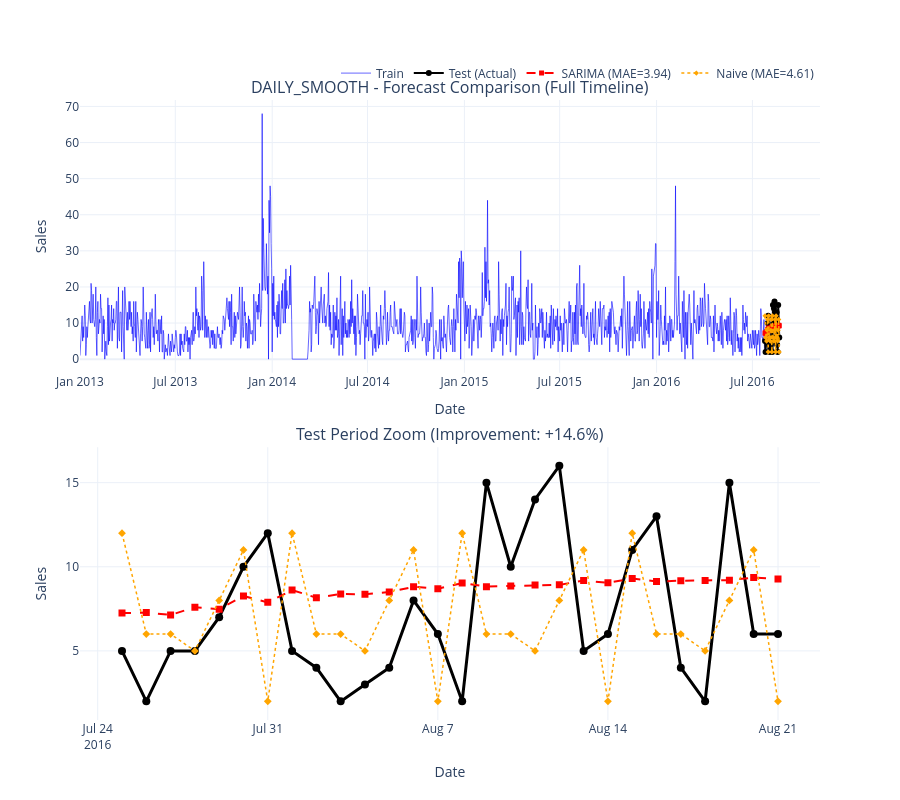
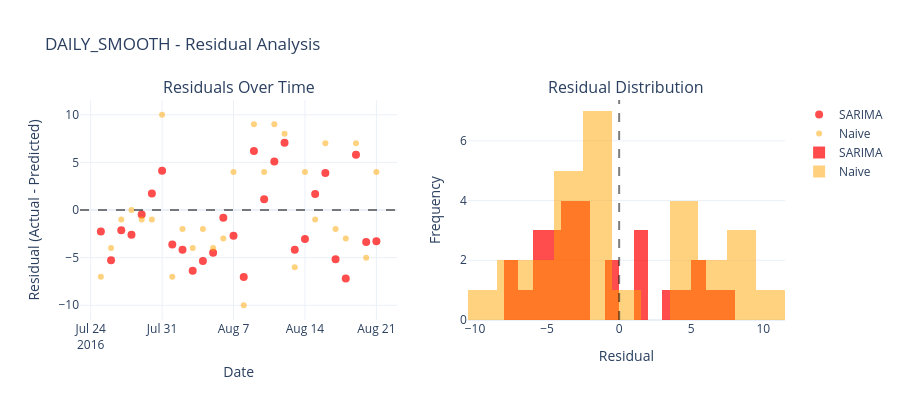

Notebook code cell kept with these figures, in order:
### Code cell
result_daily_smooth = run_baseline_plotly(
    df=daily_smooth_clean,
    pattern="daily_smooth",
    store=ITEMS_TO_MODEL["daily_smooth"]["store"],
    item=ITEMS_TO_MODEL["daily_smooth"]["item"],
    freq="D",
    season_length=7,
    test_weeks=TEST_WEEKS_DAILY,
)

### Figure 1 — Plotly figure (JSON) as saved in the notebook; plotly's stock layout.template omitted (floating-point values rounded to 4 significant figures; data arrays with more than 128 entries replaced by an {"elided": "..."} marker saying what was removed)
{"data": [{"hovertemplate": "Train<br>Date: %{x}<br>Sales: %{y:.2f}<extra></extra>", "line": {"color": "blue", "width": 1}, "mode": "lines", "name": "Train", "opacity": 0.6, "type": "scatter", "x": {"elided": "1301 str values"}, "xaxis": "x", "y": {"elided": "1301 float values"}, "yaxis": "y"}, {"hovertemplate": "Actual<br>Date: %{x}<br>Sales: %{y:.2f}<extra></extra>", "line": {"color": "black", "width": 2}, "marker": {"size": 6}, "mode": "lines+markers", "name": "Test (Actual)", "type": "scatter", "x": ["2016-07-25T00:00:00", "2016-07-26T00:00:00", "2016-07-27T00:00:00", "2016-07-28T00:00:00", "2016-07-29T00:00:00", "2016-07-30T00:00:00", "2016-07-31T00:00:00", "2016-08-01T00:00:00", "2016-08-02T00:00:00", "2016-08-03T00:00:00", "2016-08-04T00:00:00", "2016-08-05T00:00:00", "2016-08-06T00:00:00", "2016-08-07T00:00:00", "2016-08-08T00:00:00", "2016-08-09T00:00:00", "2016-08-10T00:00:00", "2016-08-11T00:00:00", "2016-08-12T00:00:00", "2016-08-13T00:00:00", "2016-08-14T00:00:00", "2016-08-15T00:00:00", "2016-08-16T00:00:00", "2016-08-17T00:00:00", "2016-08-18T00:00:00", "2016-08-19T00:00:00", "2016-08-20T00:00:00", "2016-08-21T00:00:00"], "xaxis": "x", "y": [5.0, 2.0, 5.0, 5.0, 7.0, 10.0, 12.0, 5.0, 4.0, 2.0, 3.0, 4.0, 8.0, 6.0, 2.0, 15.0, 10.0, 14.0, 16.0, 5.0, 6.0, 11.0, 13.0, 4.0, 2.0, 15.0, 6.0, 6.0], "yaxis": "y"}, {"hovertemplate": "SARIMA<br>Date: %{x}<br>Forecast: %{y:.2f}<extra></extra>", "line": {"color": "red", "dash": "dash", "width": 2}, "marker": {"size": 5, "symbol": "square"}, "mode": "lines+markers", "name": "SARIMA (MAE=3.94)", "type": "scatter", "x": ["2016-07-25T00:00:00", "2016-07-26T00:00:00", "2016-07-27T00:00:00", "2016-07-28T00:00:00", "2016-07-29T00:00:00", "2016-07-30T00:00:00", "2016-07-31T00:00:00", "2016-08-01T00:00:00", "2016-08-02T00:00:00", "2016-08-03T00:00:00", "2016-08-04T00:00:00", "2016-08-05T00:00:00", "2016-08-06T00:00:00", "2016-08-07T00:00:00", "2016-08-08T00:00:00", "2016-08-09T00:00:00", "2016-08-10T00:00:00", "2016-08-11T00:00:00", "2016-08-12T00:00:00", "2016-08-13T00:00:00", "2016-08-14T00:00:00", "2016-08-15T00:00:00", "2016-08-16T00:00:00", "2016-08-17T00:00:00", "2016-08-18T00:00:00", "2016-08-19T00:00:00", "2016-08-20T00:00:00", "2016-08-21T00:00:00"], "xaxis": "x", "y": [7.248, 7.277, 7.135, 7.597, 7.477, 8.267, 7.884, 8.616, 8.16, 8.381, 8.367, 8.499, 8.809, 8.692, 9.032, 8.818, 8.859, 8.913, 8.928, 9.18, 9.048, 9.308, 9.126, 9.172, 9.183, 9.205, 9.359, 9.277], "yaxis": "y"}, {"hovertemplate": "Naive<br>Date: %{x}<br>Forecast: %{y:.2f}<extra></extra>", "line": {"color": "orange", "dash": "dot", "width": 1.5}, "marker": {"size": 4, "symbol": "diamond"}, "mode": "lines+markers", "name": "Naive (MAE=4.61)", "type": "scatter", "x": ["2016-07-25T00:00:00", "2016-07-26T00:00:00", "2016-07-27T00:00:00", "2016-07-28T00:00:00", "2016-07-29T00:00:00", "2016-07-30T00:00:00", "2016-07-31T00:00:00", "2016-08-01T00:00:00", "2016-08-02T00:00:00", "2016-08-03T00:00:00", "2016-08-04T00:00:00", "2016-08-05T00:00:00", "2016-08-06T00:00:00", "2016-08-07T00:00:00", "2016-08-08T00:00:00", "2016-08-09T00:00:00", "2016-08-10T00:00:00", "2016-08-11T00:00:00", "2016-08-12T00:00:00", "2016-08-13T00:00:00", "2016-08-14T00:00:00", "2016-08-15T00:00:00", "2016-08-16T00:00:00", "2016-08-17T00:00:00", "2016-08-18T00:00:00", "2016-08-19T00:00:00", "2016-08-20T00:00:00", "2016-08-21T00:00:00"], "xaxis": "x", "y": [12.0, 6.0, 6.0, 5.0, 8.0, 11.0, 2.0, 12.0, 6.0, 6.0, 5.0, 8.0, 11.0, 2.0, 12.0, 6.0, 6.0, 5.0, 8.0, 11.0, 2.0, 12.0, 6.0, 6.0, 5.0, 8.0, 11.0, 2.0], "yaxis": "y"}, {"hovertemplate": "Actual<br>Date: %{x}<br>Sales: %{y:.2f}<extra></extra>", "line": {"color": "black", "width": 3}, "marker": {"size": 8}, "mode": "lines+markers", "name": "Actual", "showlegend": false, "type": "scatter", "x": ["2016-07-25T00:00:00", "2016-07-26T00:00:00", "2016-07-27T00:00:00", "2016-07-28T00:00:00", "2016-07-29T00:00:00", "2016-07-30T00:00:00", "2016-07-31T00:00:00", "2016-08-01T00:00:00", "2016-08-02T00:00:00", "2016-08-03T00:00:00", "2016-08-04T00:00:00", "2016-08-05T00:00:00", "2016-08-06T00:00:00", "2016-08-07T00:00:00", "2016-08-08T00:00:00", "2016-08-09T00:00:00", "2016-08-10T00:00:00", "2016-08-11T00:00:00", "2016-08-12T00:00:00", "2016-08-13T00:00:00", "2016-08-14T00:00:00", "2016-08-15T00:00:00", "2016-08-16T00:00:00", "2016-08-17T00:00:00", "2016-08-18T00:00:00", "2016-08-19T00:00:00", "2016-08-20T00:00:00", "2016-08-21T00:00:00"], "xaxis": "x2", "y": [5.0, 2.0, 5.0, 5.0, 7.0, 10.0, 12.0, 5.0, 4.0, 2.0, 3.0, 4.0, 8.0, 6.0, 2.0, 15.0, 10.0, 14.0, 16.0, 5.0, 6.0, 11.0, 13.0, 4.0, 2.0, 15.0, 6.0, 6.0], "yaxis": "y2"}, {"hovertemplate": "SARIMA<br>Date: %{x}<br>Forecast: %{y:.2f}<extra></extra>", "line": {"color": "red", "dash": "dash", "width": 2}, "marker": {"size": 7, "symbol": "square"}, "mode": "lines+markers", "name": "SARIMA", "showlegend": false, "type": "scatter", "x": ["2016-07-25T00:00:00", "2016-07-26T00:00:00", "2016-07-27T00:00:00", "2016-07-28T00:00:00", "2016-07-29T00:00:00", "2016-07-30T00:00:00", "2016-07-31T00:00:00", "2016-08-01T00:00:00", "2016-08-02T00:00:00", "2016-08-03T00:00:00", "2016-08-04T00:00:00", "2016-08-05T00:00:00", "2016-08-06T00:00:00", "2016-08-07T00:00:00", "2016-08-08T00:00:00", "2016-08-09T00:00:00", "2016-08-10T00:00:00", "2016-08-11T00:00:00", "2016-08-12T00:00:00", "2016-08-13T00:00:00", "2016-08-14T00:00:00", "2016-08-15T00:00:00", "2016-08-16T00:00:00", "2016-08-17T00:00:00", "2016-08-18T00:00:00", "2016-08-19T00:00:00", "2016-08-20T00:00:00", "2016-08-21T00:00:00"], "xaxis": "x2", "y": [7.248, 7.277, 7.135, 7.597, 7.477, 8.267, 7.884, 8.616, 8.16, 8.381, 8.367, 8.499, 8.809, 8.692, 9.032, 8.818, 8.859, 8.913, 8.928, 9.18, 9.048, 9.308, 9.126, 9.172, 9.183, 9.205, 9.359, 9.277], "yaxis": "y2"}, {"hovertemplate": "Naive<br>Date: %{x}<br>Forecast: %{y:.2f}<extra></extra>", "line": {"color": "orange", "dash": "dot", "width": 1.5}, "marker": {"size": 6, "symbol": "diamond"}, "mode": "lines+markers", "name": "Naive", "showlegend": false, "type": "scatter", "x": ["2016-07-25T00:00:00", "2016-07-26T00:00:00", "2016-07-27T00:00:00", "2016-07-28T00:00:00", "2016-07-29T00:00:00", "2016-07-30T00:00:00", "2016-07-31T00:00:00", "2016-08-01T00:00:00", "2016-08-02T00:00:00", "2016-08-03T00:00:00", "2016-08-04T00:00:00", "2016-08-05T00:00:00", "2016-08-06T00:00:00", "2016-08-07T00:00:00", "2016-08-08T00:00:00", "2016-08-09T00:00:00", "2016-08-10T00:00:00", "2016-08-11T00:00:00", "2016-08-12T00:00:00", "2016-08-13T00:00:00", "2016-08-14T00:00:00", "2016-08-15T00:00:00", "2016-08-16T00:00:00", "2016-08-17T00:00:00", "2016-08-18T00:00:00", "2016-08-19T00:00:00", "2016-08-20T00:00:00", "2016-08-21T00:00:00"], "xaxis": "x2", "y": [12.0, 6.0, 6.0, 5.0, 8.0, 11.0, 2.0, 12.0, 6.0, 6.0, 5.0, 8.0, 11.0, 2.0, 12.0, 6.0, 6.0, 5.0, 8.0, 11.0, 2.0, 12.0, 6.0, 6.0, 5.0, 8.0, 11.0, 2.0], "yaxis": "y2"}], "layout": {"annotations": [{"font": {"size": 16}, "showarrow": false, "text": "DAILY_SMOOTH - Forecast Comparison (Full Timeline)", "x": 0.5, "xanchor": "center", "xref": "paper", "y": 1, "yanchor": "bottom", "yref": "paper"}, {"font": {"size": 16}, "showarrow": false, "text": "Test Period Zoom (Improvement: +14.6%)", "x": 0.5, "xanchor": "center", "xref": "paper", "y": 0.44, "yanchor": "bottom", "yref": "paper"}], "height": 800, "hovermode": "x unified", "legend": {"orientation": "h", "x": 1, "xanchor": "right", "y": 1.02, "yanchor": "bottom"}, "showlegend": true, "xaxis": {"anchor": "y", "domain": [0, 1], "title": {"text": "Date"}}, "xaxis2": {"anchor": "y2", "domain": [0, 1], "title": {"text": "Date"}}, "yaxis": {"anchor": "x", "domain": [0.56, 1], "title": {"text": "Sales"}}, "yaxis2": {"anchor": "x2", "domain": [0, 0.44], "title": {"text": "Sales"}}}}

### Figure 2 — Plotly figure (JSON) as saved in the notebook; plotly's stock layout.template omitted (floating-point values rounded to 4 significant figures)
{"data": [{"hovertemplate": "SARIMA Residual<br>Date: %{x}<br>Error: %{y:.2f}<extra></extra>", "marker": {"color": "red", "opacity": 0.7, "size": 8}, "mode": "markers", "name": "SARIMA", "type": "scatter", "x": ["2016-07-25T00:00:00", "2016-07-26T00:00:00", "2016-07-27T00:00:00", "2016-07-28T00:00:00", "2016-07-29T00:00:00", "2016-07-30T00:00:00", "2016-07-31T00:00:00", "2016-08-01T00:00:00", "2016-08-02T00:00:00", "2016-08-03T00:00:00", "2016-08-04T00:00:00", "2016-08-05T00:00:00", "2016-08-06T00:00:00", "2016-08-07T00:00:00", "2016-08-08T00:00:00", "2016-08-09T00:00:00", "2016-08-10T00:00:00", "2016-08-11T00:00:00", "2016-08-12T00:00:00", "2016-08-13T00:00:00", "2016-08-14T00:00:00", "2016-08-15T00:00:00", "2016-08-16T00:00:00", "2016-08-17T00:00:00", "2016-08-18T00:00:00", "2016-08-19T00:00:00", "2016-08-20T00:00:00", "2016-08-21T00:00:00"], "xaxis": "x", "y": [-2.248, -5.277, -2.135, -2.597, -0.4774, 1.733, 4.116, -3.616, -4.16, -6.381, -5.367, -4.499, -0.8086, -2.692, -7.032, 6.182, 1.141, 5.087, 7.072, -4.18, -3.048, 1.692, 3.874, -5.172, -7.183, 5.795, -3.359, -3.277], "yaxis": "y"}, {"hovertemplate": "Naive Residual<br>Date: %{x}<br>Error: %{y:.2f}<extra></extra>", "marker": {"color": "orange", "opacity": 0.5, "size": 6}, "mode": "markers", "name": "Naive", "type": "scatter", "x": ["2016-07-25T00:00:00", "2016-07-26T00:00:00", "2016-07-27T00:00:00", "2016-07-28T00:00:00", "2016-07-29T00:00:00", "2016-07-30T00:00:00", "2016-07-31T00:00:00", "2016-08-01T00:00:00", "2016-08-02T00:00:00", "2016-08-03T00:00:00", "2016-08-04T00:00:00", "2016-08-05T00:00:00", "2016-08-06T00:00:00", "2016-08-07T00:00:00", "2016-08-08T00:00:00", "2016-08-09T00:00:00", "2016-08-10T00:00:00", "2016-08-11T00:00:00", "2016-08-12T00:00:00", "2016-08-13T00:00:00", "2016-08-14T00:00:00", "2016-08-15T00:00:00", "2016-08-16T00:00:00", "2016-08-17T00:00:00", "2016-08-18T00:00:00", "2016-08-19T00:00:00", "2016-08-20T00:00:00", "2016-08-21T00:00:00"], "xaxis": "x", "y": [-7.0, -4.0, -1.0, 0.0, -1.0, -1.0, 10.0, -7.0, -2.0, -4.0, -2.0, -4.0, -3.0, 4.0, -10.0, 9.0, 4.0, 9.0, 8.0, -6.0, 4.0, -1.0, 7.0, -2.0, -3.0, 7.0, -5.0, 4.0], "yaxis": "y"}, {"marker": {"color": "red"}, "name": "SARIMA", "nbinsx": 15, "opacity": 0.7, "type": "histogram", "x": [-2.248, -5.277, -2.135, -2.597, -0.4774, 1.733, 4.116, -3.616, -4.16, -6.381, -5.367, -4.499, -0.8086, -2.692, -7.032, 6.182, 1.141, 5.087, 7.072, -4.18, -3.048, 1.692, 3.874, -5.172, -7.183, 5.795, -3.359, -3.277], "xaxis": "x2", "yaxis": "y2"}, {"marker": {"color": "orange"}, "name": "Naive", "nbinsx": 15, "opacity": 0.5, "type": "histogram", "x": [-7.0, -4.0, -1.0, 0.0, -1.0, -1.0, 10.0, -7.0, -2.0, -4.0, -2.0, -4.0, -3.0, 4.0, -10.0, 9.0, 4.0, 9.0, 8.0, -6.0, 4.0, -1.0, 7.0, -2.0, -3.0, 7.0, -5.0, 4.0], "xaxis": "x2", "yaxis": "y2"}], "layout": {"annotations": [{"font": {"size": 16}, "showarrow": false, "text": "Residuals Over Time", "x": 0.225, "xanchor": "center", "xref": "paper", "y": 1, "yanchor": "bottom", "yref": "paper"}, {"font": {"size": 16}, "showarrow": false, "text": "Residual Distribution", "x": 0.775, "xanchor": "center", "xref": "paper", "y": 1, "yanchor": "bottom", "yref": "paper"}], "barmode": "overlay", "height": 400, "shapes": [{"line": {"color": "black", "dash": "dash"}, "opacity": 0.5, "type": "line", "x0": 0, "x1": 1, "xref": "x domain", "y0": 0, "y1": 0, "yref": "y"}, {"line": {"color": "black", "dash": "dash"}, "opacity": 0.5, "type": "line", "x0": 0, "x1": 0, "xref": "x2", "y0": 0, "y1": 1, "yref": "y2 domain"}], "showlegend": true, "title": {"text": "DAILY_SMOOTH - Residual Analysis"}, "xaxis": {"anchor": "y", "domain": [0, 0.45], "title": {"text": "Date"}}, "xaxis2": {"anchor": "y2", "domain": [0.55, 1], "title": {"text": "Residual"}}, "yaxis": {"anchor": "x", "domain": [0, 1], "title": {"text": "Residual (Actual - Predicted)"}}, "yaxis2": {"anchor": "x2", "domain": [0, 1], "title": {"text": "Frequency"}}}}
